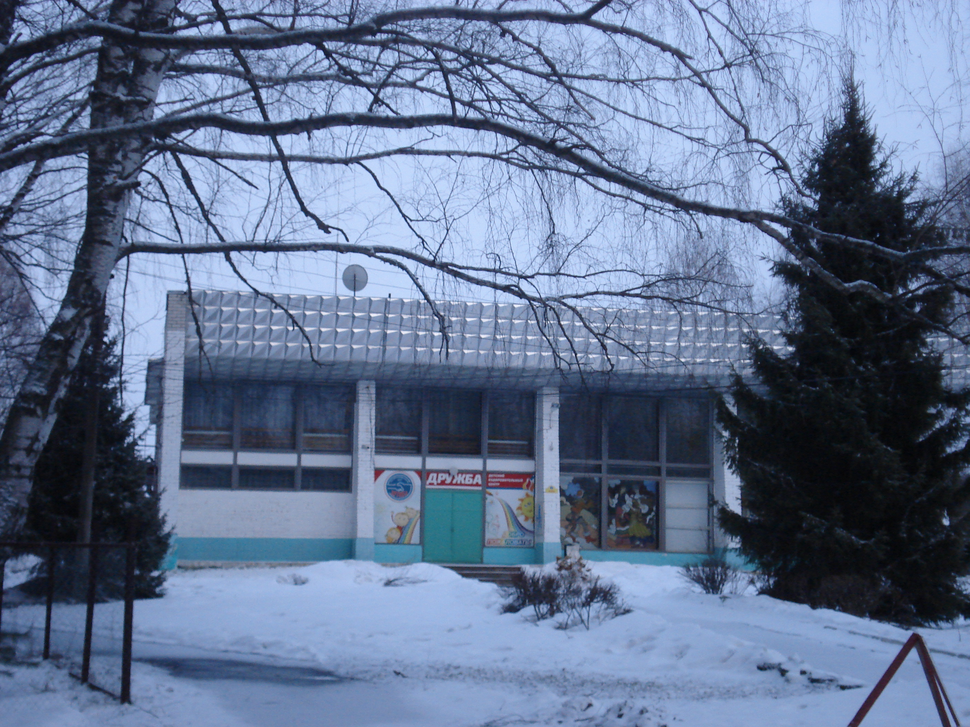
#> input picture 7-8/image.png, 970 x 727 px, shrunk from 2816 x 2112 before the run
$ jupyter execute 7-8.ipynb
#> lines starting #> are read from the running program, lines starting #| are printed output that depends on the picture
[cell 1]
import numpy as np
import cv2
from collections import Counter
original_image = cv2.imread('image.png', cv2.IMREAD_GRAYSCALE)
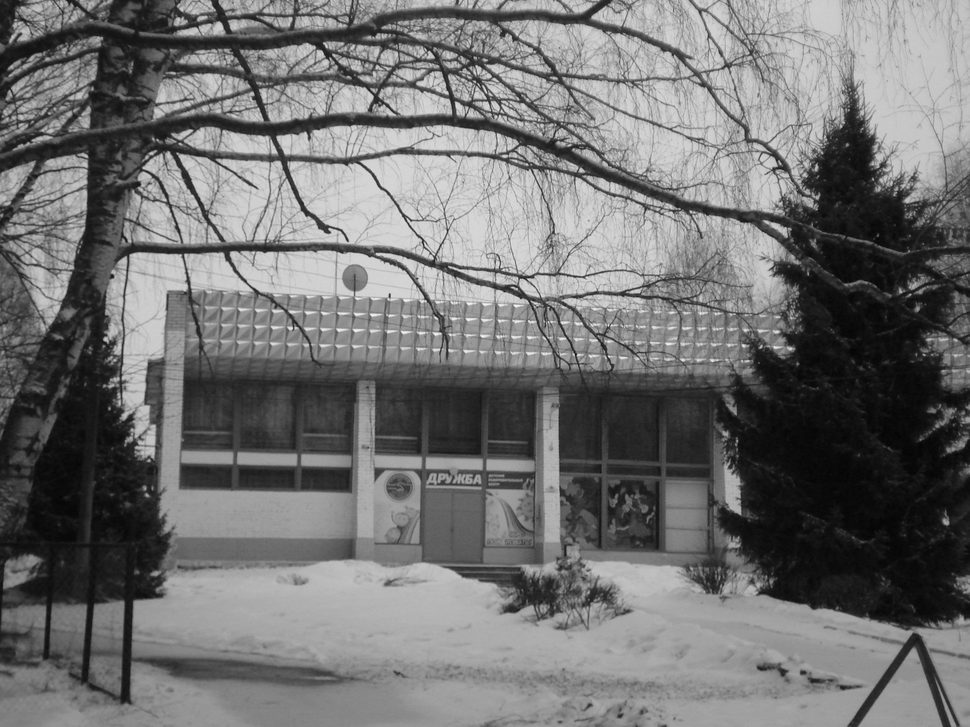
#> original_image: shape (727, 970); min 3, max 244, mean 113.2

height, width = original_image.shape
#> height = 727; width = 970
if height % 2 != 0:
    original_image = original_image[:height-1, :]
#> original_image: shape (726, 970)
if width % 2 != 0:
    original_image = original_image[:, :width-1]

original_image = original_image.astype(np.float32)
np.savetxt('original_image_data.txt', original_image, fmt='%d')

def haar_wavelet_transform(image):
    rows, cols = image.shape
#> rows = 726; cols = 970
    row_transform = np.zeros_like(image, dtype=np.float32)
    for i in range(rows):
        for j in range(0, cols - 1, 2):
            row_transform[i, j // 2] = (image[i, j] + image[i, j + 1]) / np.sqrt(2)
            row_transform[i, (j // 2) + cols // 2] = (image[i, j] - image[i, j + 1]) / np.sqrt(2)
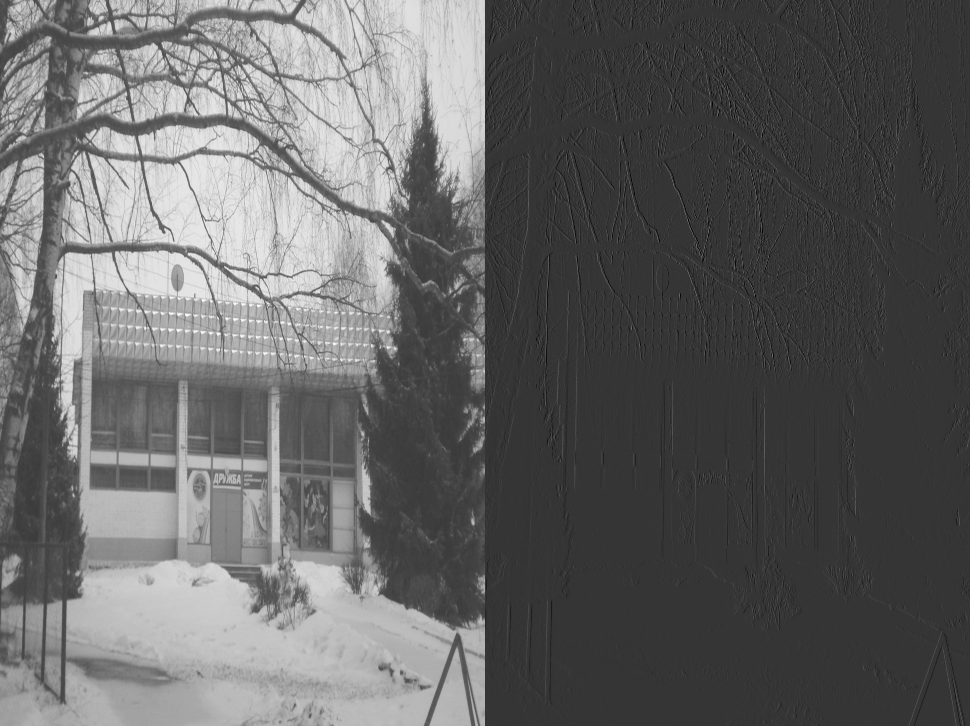
#> row_transform: shape (726, 970) float32; min -91.22, max 342.9, mean 80; drawn with min black and max white
    result = np.zeros_like(row_transform, dtype=np.float32)
    for j in range(cols):
        for i in range(0, rows - 1, 2):
            result[i // 2, j] = (row_transform[i, j] + row_transform[i + 1, j]) / np.sqrt(2)
            result[(i // 2) + rows // 2, j] = (row_transform[i, j] - row_transform[i + 1, j]) / np.sqrt(2)
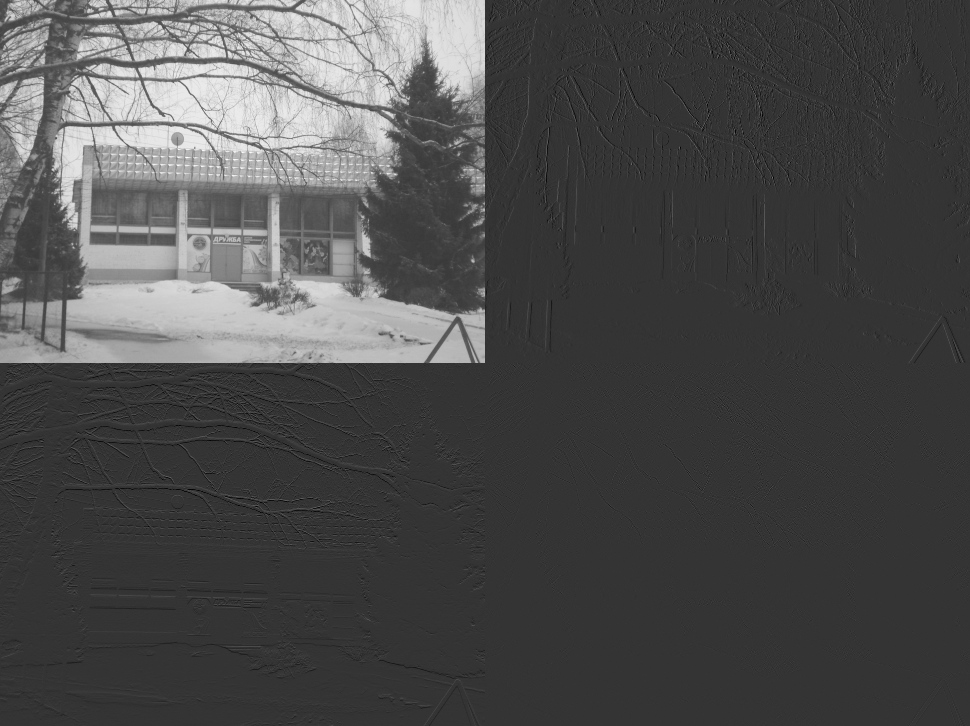
#> result: shape (726, 970) float32; min -122.5, max 472.5, mean 56.6; drawn with min black and max white
    LL = result[:rows // 2, :cols // 2]
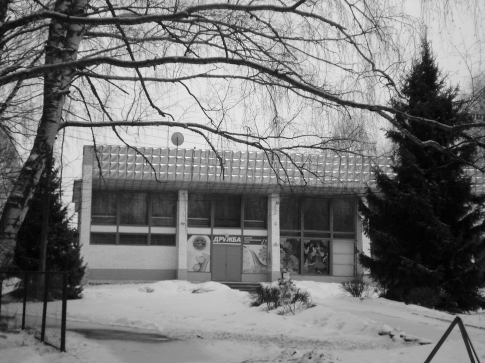
#> LL: shape (363, 485) float32; min 9.5, max 472.5, mean 226.3; drawn with min black and max white
    LH = result[:rows // 2, cols // 2:]
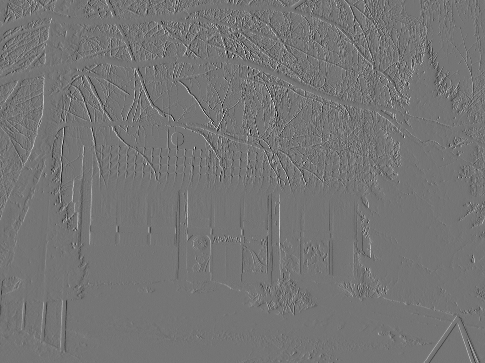
#> LH: shape (363, 485) float32; min -122.5, max 144, mean 0; drawn with min black and max white
    HL = result[rows // 2:, :cols // 2]
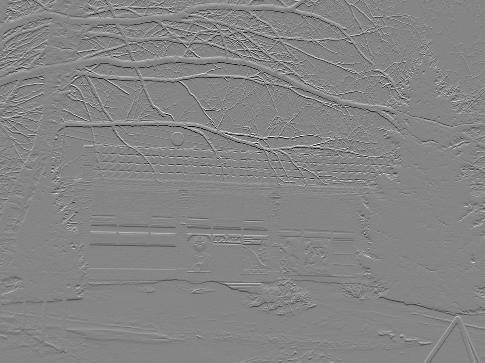
#> HL: shape (363, 485) float32; min -115.5, max 105.5, mean 0; drawn with min black and max white
    HH = result[rows // 2:, cols // 2:]
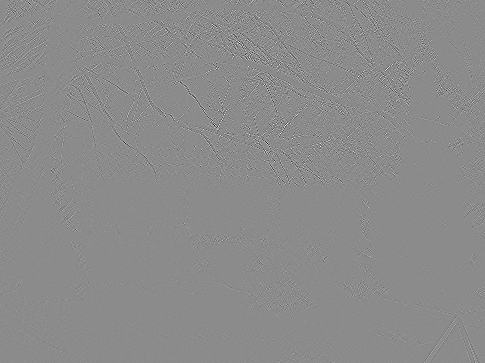
#> HH: shape (363, 485) float32; min -75, max 62, mean 0; drawn with min black and max white
    return LL, LH, HL, HH

LL_component, LH_component, HL_component, HH_component = haar_wavelet_transform(original_image)
quantization_levels = 4

def quantize_coefficients(coeffs, levels):
#> called with levels = 4
    min_val = np.min(coeffs)
#> min_val = -122.5
    max_val = np.max(coeffs)
#> max_val = 144
    step = (max_val - min_val) / levels
#> step = 66.62
    quantized = np.floor((coeffs - min_val) / step).astype(int)
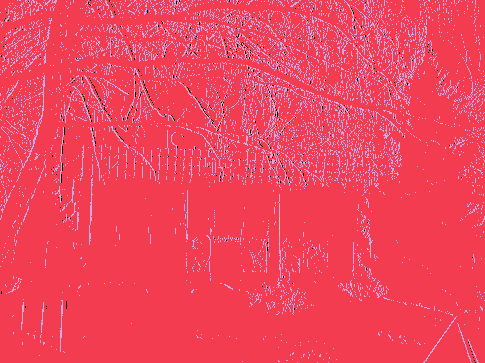
#> quantized: shape (363, 485) int64; 5 distinct labels, from 0 to 4; one colour per label, 0 black
    return quantized, min_val, step

LH_quantized, LH_min, LH_step = quantize_coefficients(LH_component, quantization_levels)
#> LH_min = -122.5; LH_step = 66.62
HL_quantized, HL_min, HL_step = quantize_coefficients(HL_component, quantization_levels)
#> call 2 of quantize_coefficients, with levels = 4
#> in quantize_coefficients (call 2), `min_val = np.min(coeffs)`: min_val = -115.5
#> in quantize_coefficients (call 2), `max_val = np.max(coeffs)`: max_val = 105.5
#> in quantize_coefficients (call 2), `step = (max_val - min_val) / levels`: step = 55.25
#> in quantize_coefficients (call 2), `quantized = np.floor((coeffs - min_val) / step).astype(int)`:
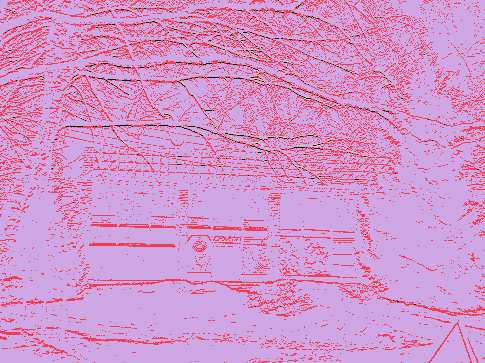
#> quantized: shape (363, 485) int64; 5 distinct labels, from 0 to 4; one colour per label, 0 black
#> HL_min = -115.5; HL_step = 55.25
HH_quantized, HH_min, HH_step = quantize_coefficients(HH_component, quantization_levels)
#> call 3 of quantize_coefficients, with levels = 4
#> in quantize_coefficients (call 3), `min_val = np.min(coeffs)`: min_val = -75
#> in quantize_coefficients (call 3), `max_val = np.max(coeffs)`: max_val = 62
#> in quantize_coefficients (call 3), `step = (max_val - min_val) / levels`: step = 34.25
#> in quantize_coefficients (call 3), `quantized = np.floor((coeffs - min_val) / step).astype(int)`:
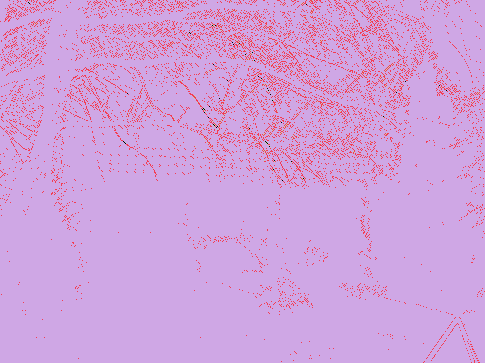
#> quantized: shape (363, 485) int64; 5 distinct labels, from 0 to 4; one colour per label, 0 black
#> HH_min = -75; HH_step = 34.25

def run_length_encode(data):
    flattened = data.flatten()
    encoded = []
    current_value = flattened[0]
#> current_value = 1
    count = 1

    for i in range(1, len(flattened)):
        if flattened[i] == current_value:
            count += 1
        else:
            encoded.append((int(current_value), int(count)))
            current_value = flattened[i]
            count = 1
#> this loop made 176054 passes
#> (current_value, count) on passes 17, 18, 19, 21, 25, 27, 29, 30, 32, 34, 44, 45: (2, 1), (1, 1), (2, 1), (1, 1), (2, 1), (1, 1), (2, 1), (1, 1), (2, 1), (1, 1), (2, 1), (1, 1)
#> count on passes 1 to 6: 2, 3, 4, 5, 6, 7
#> after the loop, encoded = 28930 items
    encoded.append((int(current_value), int(count)))

    return encoded

LH_encoded = run_length_encode(LH_quantized)
#> LH_encoded = 28931 items
HL_encoded = run_length_encode(HL_quantized)
#> the loop in run_length_encode (call 2), `for i in range(1, len(flattened)):` made 176054 passes
#> count on passes 1, 2, 3, 4, 5, 6, 7, 8, 9, 10, 11, 13: 2, 3, 4, 5, 6, 7, 8, 9, 10, 11, 12, 2
#> HL_encoded = 29887 items
HH_encoded = run_length_encode(HH_quantized)
#> HH_encoded = 19429 pairs, first value 0 to 4, second value 1 to 1457

with open('wavelet_compressed_data.txt', 'w') as f:
    f.write("LL Component:\n")
    np.savetxt(f, LL_component, fmt='%.6f')

    f.write("\nLH Component (RLE encoded):\n")
    for value, count in LH_encoded:
        f.write(f"{value} {count}\n")
#> this loop made 28931 passes
#> (value, count) on passes 1 to 3: (1, 17), (2, 1), (1, 1)

    f.write("\nHL Component (RLE encoded):\n")
    for value, count in HL_encoded:
        f.write(f"{value} {count}\n")
#> this loop made 29887 passes
#> (value, count) on passes 1 to 3: (2, 12), (1, 3), (2, 7)

    f.write("\nHH Component (RLE encoded):\n")
    for value, count in HH_encoded:
        f.write(f"{value} {count}\n")
#> this loop made 19429 passes
#> (value, count) on passes 1 to 3: (2, 9), (1, 1), (2, 7)

    f.write("\nQuantization Parameters:\n")
    f.write(f"LH: min={LH_min:.6f}, step={LH_step:.6f}\n")
    f.write(f"HL: min={HL_min:.6f}, step={HL_step:.6f}\n")
    f.write(f"HH: min={HH_min:.6f}, step={HH_step:.6f}\n")

original_size = original_image.nbytes
#> original_size = 2816880
compressed_size = 0

with open('wavelet_compressed_data.txt', 'r') as f:
    compressed_size = len(f.read().encode('utf-8'))

compression_ratio = original_size / compressed_size
#> compression_ratio = 1.27
space_saving = (1 - compressed_size / original_size) * 100
#> space_saving = 21.26

print(f"Размер исходного изображения: {original_size} байт")
#| Размер исходного изображения: 2816880 байт
print(f"Размер сжатых данных: {compressed_size} байт")
print(f"Коэффициент сжатия: {compression_ratio:.2f}:1")
#| Коэффициент сжатия: 1.27:1
print(f"Экономия памяти: {space_saving:.2f}%")
#| Экономия памяти: 21.26%

import matplotlib.pyplot as plt

plt.figure(figsize=(15, 10))

plt.subplot(2, 3, 1)
plt.imshow(original_image, cmap='gray')
plt.title('Исходное изображение')
plt.axis('off')

plt.subplot(2, 3, 2)
plt.imshow(LL_component, cmap='gray')
plt.title('LL (Низкие частоты)')
plt.axis('off')

plt.subplot(2, 3, 3)
plt.imshow(LH_component, cmap='gray')
plt.title('LH (Вертикальные детали)')
plt.axis('off')

plt.subplot(2, 3, 4)
plt.imshow(HL_component, cmap='gray')
plt.title('HL (Горизонтальные детали)')
plt.axis('off')

plt.subplot(2, 3, 5)
plt.imshow(HH_component, cmap='gray')
plt.title('HH (Диагональные детали)')
plt.axis('off')

plt.tight_layout()
plt.show()
